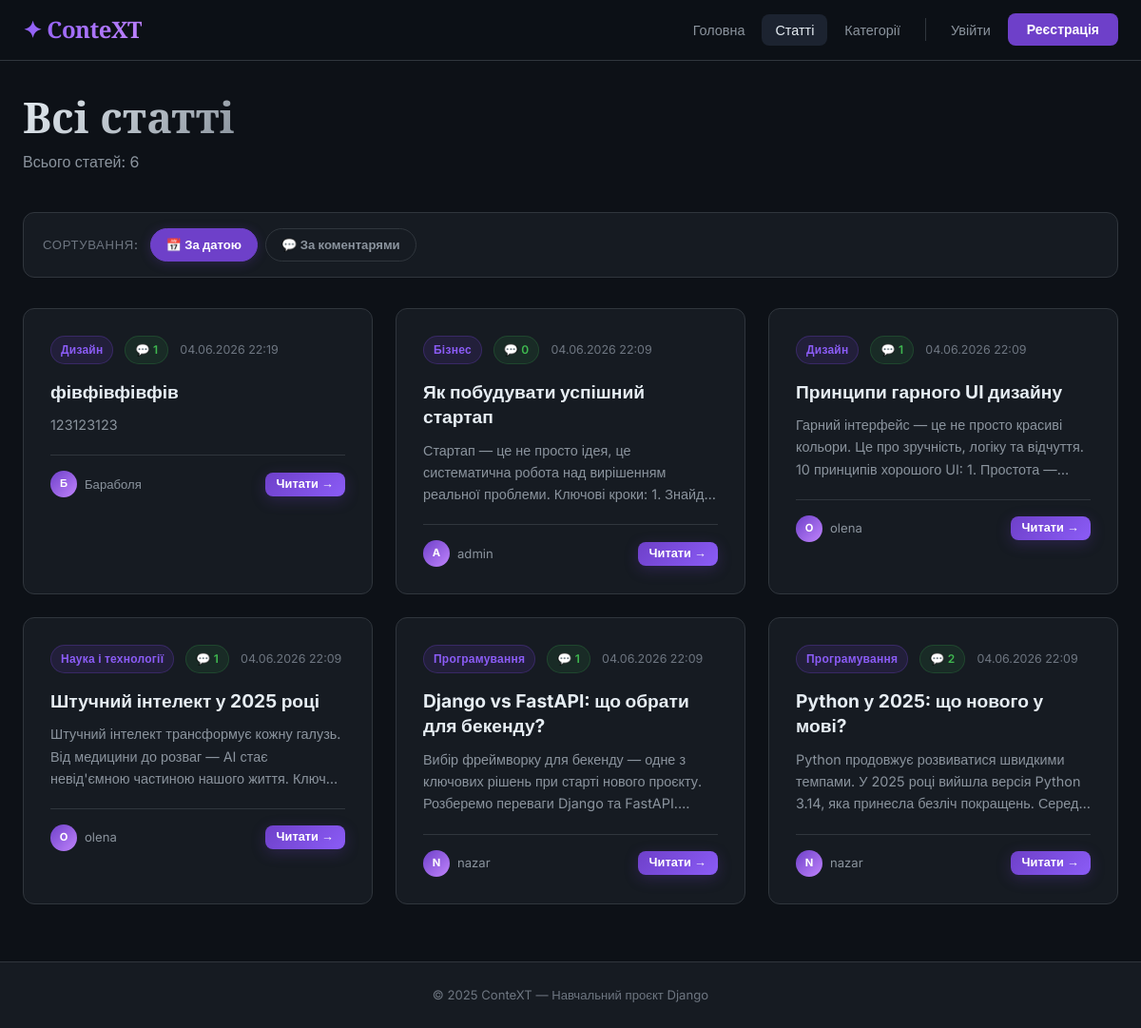
The app's page /articles/ with its own data.
### blog/models.py (models this page shows, shortened)
class Article(models.Model):
    title = models.CharField(max_length=300, verbose_name='Заголовок')
    content = models.TextField(verbose_name='Текст')
    published_at = models.DateTimeField(auto_now_add=True, verbose_name='Дата публікації')
    updated_at = models.DateTimeField(auto_now=True, verbose_name='Дата оновлення')
    category = models.ForeignKey(
        Category,
        on_delete=models.SET_NULL,
        null=True,
        blank=True,
        related_name='articles',
        verbose_name='Категорія'
    )
    author = models.ForeignKey(
        User,
        on_delete=models.CASCADE,
        related_name='articles',
        verbose_name='Автор'
    )
    class Meta:
        verbose_name = 'Стаття'
        verbose_name_plural = 'Статті'
        ordering = ['-published_at']

class Category(models.Model):
    name = models.CharField(max_length=200, verbose_name='Назва')
    description = models.TextField(blank=True, verbose_name='Опис')
    class Meta:
        verbose_name = 'Категорія'
        verbose_name_plural = 'Категорії'
        ordering = ['name']

### blog/views.py (the view)
# urls.py: path('articles/', views.article_list, name='article_list'),
def article_list(request):
    sort = request.GET.get('sort', 'date')
    articles = Article.objects.select_related('author', 'category').annotate(
        num_comments=Count('comments')
    )
    if sort == 'comments':
        articles = articles.order_by('-num_comments', '-published_at')
    else:
        articles = articles.order_by('-published_at')
    return render(request, 'blog/article_list.html', {
        'articles': articles,
        'current_sort': sort,
    })

### templates/blog/article_list.html (shortened to what this page needs)
{% extends 'blog/base.html' %}
{% block content %}
<div class="page-header-row">
  <div class="page-header">
    <h1 class="page-title">Всі статті</h1>
    <p class="page-subtitle">Всього статей: {{ articles|length }}</p>
  </div>
</div>
<div class="sort-bar">
  <span class="sort-label">Сортування:</span>
  <a href="?sort=date" class="sort-btn {% if current_sort == 'date' %}active{% endif %}">
    📅 За датою
  </a>
  <a href="?sort=comments" class="sort-btn {% if current_sort == 'comments' %}active{% endif %}">
    💬 За коментарями
  </a>
</div>
{% if articles %}
  <div class="article-grid">
    {% for article in articles %}
    <article class="article-card">
      <div class="article-meta">
        {% if article.category %}
          <a href="{% url 'blog:category_detail' article.category.pk %}" class="badge badge-category">{{ article.category.name }}</a>
        {% endif %}
        <span class="badge badge-count">💬 {{ article.num_comments }}</span>
        <span class="article-date">{{ article.published_at|date:"d.m.Y H:i" }}</span>
      </div>
      <h2 class="article-title">
        <a href="{% url 'blog:article_detail' article.pk %}">{{ article.title }}</a>
      </h2>
      <p class="article-excerpt">{{ article.content|truncatechars:180 }}</p>
      <div class="article-footer">
        <div class="author-info">
          <div class="author-avatar">{{ article.author.username|first|upper }}</div>
          <span>{{ article.author.username }}</span>
        </div>
        <div class="btn-group">
          <a href="{% url 'blog:article_detail' article.pk %}" class="btn btn-primary btn-sm">Читати →</a>
        </div>
      </div>
    </article>
    {% endfor %}
  </div>
{% endif %}
{% endblock %}

### records on screen
Article: category.name "Дизайн", num_comments "1", published_at "04.06.2026 22:19", title "фівфівфівфів", content "123123123", author.username|first "Б", author.username "Бараболя"
Article: category.name "Бізнес", num_comments "0", published_at "04.06.2026 22:09", title "Як побудувати успішний стартап", content "Стартап — це не просто ідея, це систематична робота над вирішенням реальної проблеми. Ключові кроки: 1.…", author.username|first "A", author.username "admin"
Article: category.name "Дизайн", num_comments "1", published_at "04.06.2026 22:09", title "Принципи гарного UI дизайну", content "Гарний інтерфейс — це не просто красиві кольори. Це про зручність, логіку та відчуття. 10 принципів хорошого UI: 1. Простота…", author.username|first "O", author.username "olena"
Article: category.name "Наука і технології", num_comments "1", published_at "04.06.2026 22:09", title "Штучний інтелект у 2025 році", content "Штучний інтелект трансформує кожну галузь. Від медицини до розваг — AI стає невід'ємною частиною нашого життя.…", author.username|first "O", author.username "olena"
Article: category.name "Програмування", num_comments "1", published_at "04.06.2026 22:09", title "Django vs FastAPI: що обрати для бекенду?", content "Вибір фреймворку для бекенду — одне з ключових рішень при старті нового проєкту. Розберемо переваги Django та…", author.username|first "N", author.username "nazar"
Article: category.name "Програмування", num_comments "2", published_at "04.06.2026 22:09", title "Python у 2025: що нового у мові?", content "Python продовжує розвиватися швидкими темпами. У 2025 році вийшла версія Python 3.14, яка принесла безліч покращень.…", author.username|first "N", author.username "nazar"

### other values on screen
{{ articles|length }} "6"
